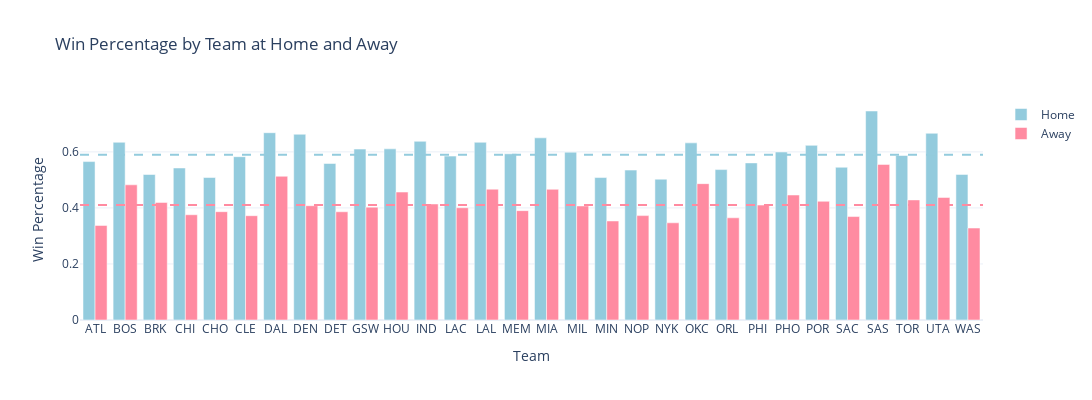

Write notebook code for a chart like this one.
### Code cell
# Overall Home win percentage (overall)
nba_home_overall = nba_home.groupby(['Team', 'Home']).agg({'W/L': 'sum', 'G': 'sum'})
nba_home_overall['Win%'] = nba_home_overall['W/L']/nba_home_overall['G']
nba_home_overall.reset_index(inplace=True)

# Left join with team division information
nba_home_overall = pd.merge(nba_home_overall,
                            df_nba_team_division,
                            how='left',
                            left_on='Team',
                            right_on='Team')

# Separate the DataFrame into home and away data
home_df = nba_home_overall[nba_home_overall['Home'] == 1]
away_df = nba_home_overall[nba_home_overall['Home'] == 0]

# Create traces for home and away win percentages for each team
home_trace = go.Bar(x=home_df['Team'], y=home_df['Win%'], name='Home', marker_color='#93CBDD')
away_trace = go.Bar(x=away_df['Team'], y=away_df['Win%'], name='Away', marker_color='#FF8BA1')

# Create the figure
fig = go.Figure(data=[home_trace, away_trace])

# Add hlines at home and away win percentages
home_win_pt = np.round(home_df['W/L'].sum() / home_df['G'].sum(), 2)
away_win_pt = np.round(away_df['W/L'].sum() / away_df['G'].sum(), 2)

fig.add_hline(y = home_win_pt, line_dash="dash", line_color="#93CBDD") # Home avg
fig.add_hline(y = away_win_pt, line_dash="dash", line_color="#FF8BA1") # Away avg

# Update the layout
fig.update_layout(title='Win Percentage by Team at Home and Away',
                  xaxis_title='Team',
                  yaxis_title='Win Percentage')
fig.update_layout(width = 1400, height = 400)
# fig.write_image("plots/nbaHomeWins.png", engine='kaleido')
fig.show()

### Figure 1 — Plotly figure (JSON) as saved in the notebook; plotly's stock layout.template omitted (floating-point values rounded to 4 significant figures)
{"data": [{"marker": {"color": "#93CBDD"}, "name": "Home", "type": "bar", "x": ["ATL", "BOS", "BRK", "CHI", "CHO", "CLE", "DAL", "DEN", "DET", "GSW", "HOU", "IND", "LAC", "LAL", "MEM", "MIA", "MIL", "MIN", "NOP", "NYK", "OKC", "ORL", "PHI", "PHO", "POR", "SAC", "SAS", "TOR", "UTA", "WAS"], "y": [0.5654, 0.6342, 0.5193, 0.5425, 0.5085, 0.5828, 0.6684, 0.6629, 0.5587, 0.61, 0.6108, 0.6377, 0.5849, 0.6342, 0.5932, 0.6501, 0.599, 0.5083, 0.535, 0.5026, 0.6321, 0.5368, 0.5606, 0.5996, 0.6232, 0.5451, 0.7459, 0.587, 0.6663, 0.5197]}, {"marker": {"color": "#FF8BA1"}, "name": "Away", "type": "bar", "x": ["ATL", "BOS", "BRK", "CHI", "CHO", "CLE", "DAL", "DEN", "DET", "GSW", "HOU", "IND", "LAC", "LAL", "MEM", "MIA", "MIL", "MIN", "NOP", "NYK", "OKC", "ORL", "PHI", "PHO", "POR", "SAC", "SAS", "TOR", "UTA", "WAS"], "y": [0.3375, 0.4824, 0.4195, 0.3757, 0.3866, 0.3723, 0.5129, 0.4079, 0.3863, 0.4027, 0.4565, 0.4141, 0.4006, 0.4669, 0.3903, 0.4664, 0.407, 0.3534, 0.3725, 0.3468, 0.4866, 0.3647, 0.4101, 0.4461, 0.4236, 0.3692, 0.5553, 0.4286, 0.4374, 0.3282]}], "layout": {"height": 400, "shapes": [{"line": {"color": "#93CBDD", "dash": "dash"}, "type": "line", "x0": 0, "x1": 1, "xref": "x domain", "y0": 0.59, "y1": 0.59, "yref": "y"}, {"line": {"color": "#FF8BA1", "dash": "dash"}, "type": "line", "x0": 0, "x1": 1, "xref": "x domain", "y0": 0.41, "y1": 0.41, "yref": "y"}], "title": {"text": "Win Percentage by Team at Home and Away"}, "width": 1400, "xaxis": {"title": {"text": "Team"}}, "yaxis": {"title": {"text": "Win Percentage"}}}}
